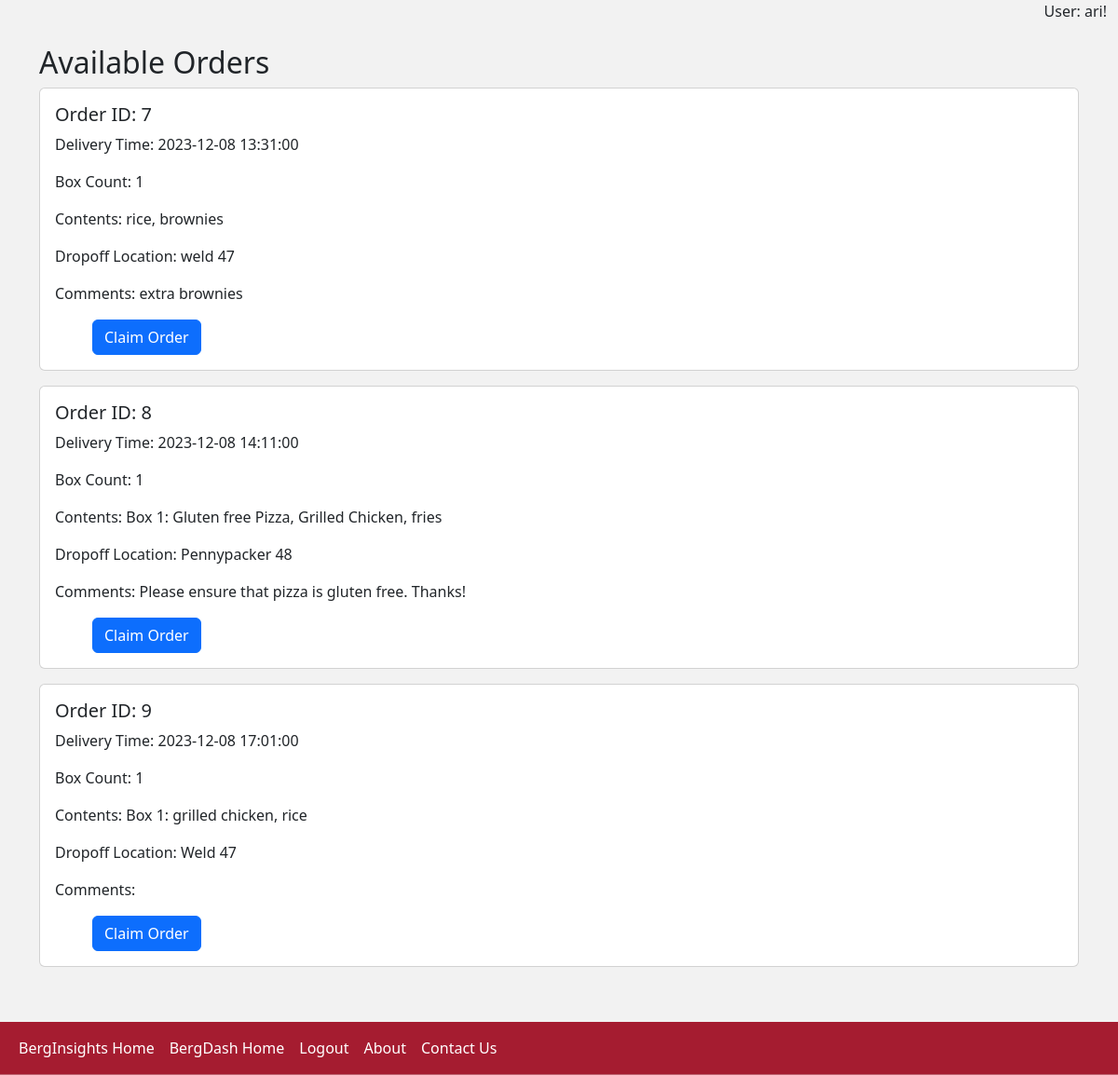
/deliver (signed in), run on the app's committed database.
### tables this page shows
CREATE TABLE orders (
    id INTEGER PRIMARY KEY AUTOINCREMENT,
    customer_id INTEGER,
    order_datetime TIMESTAMP DEFAULT CURRENT_TIMESTAMP,
    delivery_datetime TIMESTAMP,
    box_count INTEGER,
    box_contents TEXT,
    dropoff_location TEXT,
    additional_comments TEXT,
    venmo_username TEXT, deliverer_id INTEGER, order_price REAL,
    FOREIGN KEY (customer_id) REFERENCES users(id)
);

### app.py (the view)
@app.route("/deliver")
@login_required
def deliverer():
    conn = get_users_db_connection()
    cur = conn.cursor()
    try:
        orders = cur.execute(
            "SELECT * FROM orders WHERE deliverer_id IS NULL"
        ).fetchall()
    except Exception as e:
        print("SQLite error:", e)
        flash("An error occurred while retrieving orders.", "warning")
        return redirect(url_for("index1"))
    finally:
        cur.close()
        conn.close()
    return render_template("deliverer.html", orders=orders)

### app.py (called while the page is built)
def get_users_db_connection():
    conn = sqlite3.connect("users.db")
    conn.row_factory = sqlite3.Row  # Enables column access by name: row['column_name']
    return conn

def login_required(f):
    @wraps(f)
    def decorated_function(*args, **kwargs):
        if "user_id" not in session:
            flash("You need to be logged in to access this page.", "warning")
            return redirect(url_for("login"))
        return f(*args, **kwargs)
    return decorated_function

@app.after_request
def after_request(response):
    response.headers["Cache-Control"] = "no-cache, no-store, must-revalidate"
    response.headers["Expires"] = 0
    response.headers["Pragma"] = "no-cache"
    return response

@app.context_processor
def inject_username():
    return dict(username=session.get("username", "Guest"))

### templates/deliverer.html (shortened to what this page needs)
{% extends "base.html" %}
{% block content %}
    <div class="container mt-4">
        <h2>Available Orders</h2>
        {% if orders %}
            <div id="orders-container">
                {% for order in orders %}
                    <div class="card mb-3">
                        <div class="card-body">
                            <h5 class="card-title">Order ID: {{ order.id }}</h5>
                            <p class="card-text">Delivery Time: {{ order.delivery_datetime }}</p>
                            <p class="card-text">Box Count: {{ order.box_count }}</p>
                            <p class="card-text">Contents: {{ order.box_contents }}</p>
                            <p class="card-text">Dropoff Location: {{ order.dropoff_location }}</p>
                            <p class="card-text">Comments: {{ order.additional_comments }}</p>
                            <form action="{{ url_for('claim_order', order_id=order.id) }}" method="post">
                                <button type="submit" class="btn btn-primary">Claim Order</button>
                            </form>
                        </div>
                    </div>
                {% endfor %}
            </div>
        {% else %}
            <p>No available orders at the moment.</p>
        {% endif %}
    </div>
{% endblock %}

### static/styles.css (style rules this page uses)
form { padding-left: 40px; text-align: left; }
html { background-color: #F2F2F2 }
body { background-color: #F2F2F2 }

### data on the page
orders: id "7", delivery_datetime "2023-12-08 13:31:00", box_count "1", box_contents "rice, brownies", dropoff_location "weld 47", additional_comments "extra brownies"
orders: id "8", delivery_datetime "2023-12-08 14:11:00", box_count "1", box_contents "Box 1: Gluten free Pizza, Grilled Chicken, fries", dropoff_location "Pennypacker 48", additional_comments "Please ensure that pizza is gluten free. Thanks!"
orders: id "9", delivery_datetime "2023-12-08 17:01:00", box_count "1", box_contents "Box 1: grilled chicken, rice", dropoff_location "Weld 47"

### other printed values
{{ username }} "ari"
